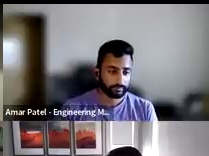
#> input picture computer-vision_integration/test-data/bf169fce.jpg, 209 x 156 px
$ python test_name_extraction.py
#> lines starting #> are read from the running program, lines starting #| are printed output that depends on the picture
import cv2
import pytesseract
import pandas as pd

# Load image
image = cv2.imread("test-data/bf169fce.jpg")
#> image is the input picture: shape (156, 209, 3); mean B, G, R 122.4, 117.8, 122.3

# Optional: Resize if too small
# image = cv2.resize(image, None, fx=2, fy=2, interpolation=cv2.INTER_LINEAR)

# Convert to grayscale
gray = cv2.cvtColor(image, cv2.COLOR_BGR2GRAY)
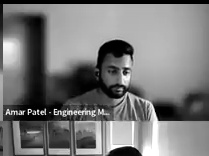
#> gray: shape (156, 209); min 0, max 255, mean 119.6

# Optional preprocessing
# gray = cv2.GaussianBlur(gray, (3, 3), 0)
# gray = cv2.threshold(gray, 0, 255, cv2.THRESH_BINARY + cv2.THRESH_OTSU)[1]

# Get OCR data
#> (the run stopped early here; a loop or call above may not have finished)

$ run again, with computer-vision_integration/test-data/6cc5ce3c.jpg copied over computer-vision_integration/test-data/bf169fce.jpg
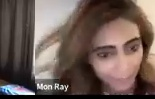
#> input picture computer-vision_integration/test-data/6cc5ce3c.jpg, 155 x 99 px
#> image is the input picture: shape (99, 155, 3); mean B, G, R 85.7, 92.8, 110.6
#> `gray = cv2.cvtColor(image, cv2.COLOR_BGR2GRAY)`:
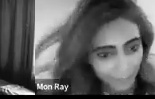
#> gray: shape (99, 155); min 0, max 254, mean 97.3

$ run again, with computer-vision_integration/test-data/12.jpeg copied over computer-vision_integration/test-data/bf169fce.jpg
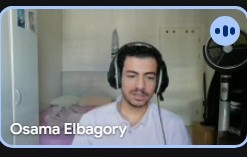
#> input picture computer-vision_integration/test-data/12.jpeg, 247 x 157 px
#> image is the input picture: shape (157, 247, 3); mean B, G, R 118.1, 118.7, 115.1
#> `gray = cv2.cvtColor(image, cv2.COLOR_BGR2GRAY)`:
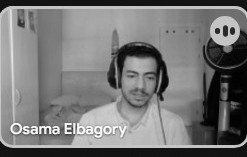
#> gray: shape (157, 247); min 0, max 255, mean 117.6

$ run again, with computer-vision_integration/test-data/WhatsApp Image 2025-08-03 at 3.58.39 PM.jpeg copied over computer-vision_integration/test-data/bf169fce.jpg
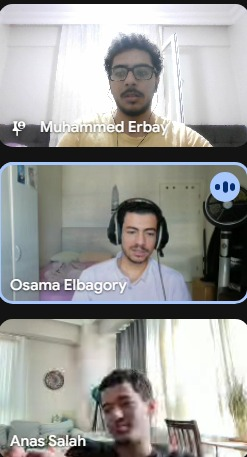
#> input picture computer-vision_integration/test-data/WhatsApp Image 2025-08-03 at 3.58.39 PM.jpeg, 247 x 457 px
#> image is the input picture: shape (457, 247, 3); mean B, G, R 155.6, 158.2, 157.9
#> `gray = cv2.cvtColor(image, cv2.COLOR_BGR2GRAY)`:
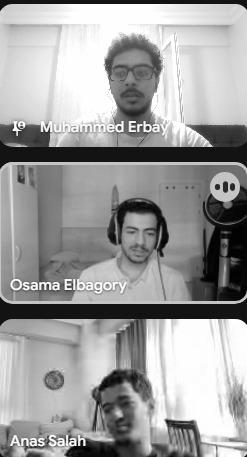
#> gray: shape (457, 247); min 0, max 255, mean 157.8
